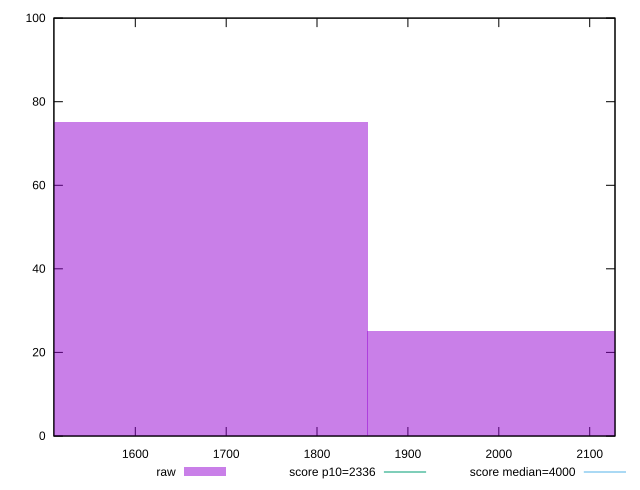

Here is the gnuplot script that generated this plot:
reset

$raw <<EOF
1590.4692242081849 75
2120.62563227758 25
EOF

set key outside below
set boxwidth 530.156408069395
set xrange [1510.4286000000002:2127.8655]
set yrange [0:100]
set trange [0:100]
set style fill transparent solid 0.5 noborder

set parametric
set terminal svg size 640, 490 enhanced background rgb 'white'
set output "report_00007_2020-12-11T15:55:29.892Z/first-meaningful-paint/samples/pages+cached+noexternal+nofonts/raw/histogram.svg"

plot $raw title "raw" with boxes, \
     2336,t title "score p10=2336", \
     4000,t title "score median=4000"

reset
